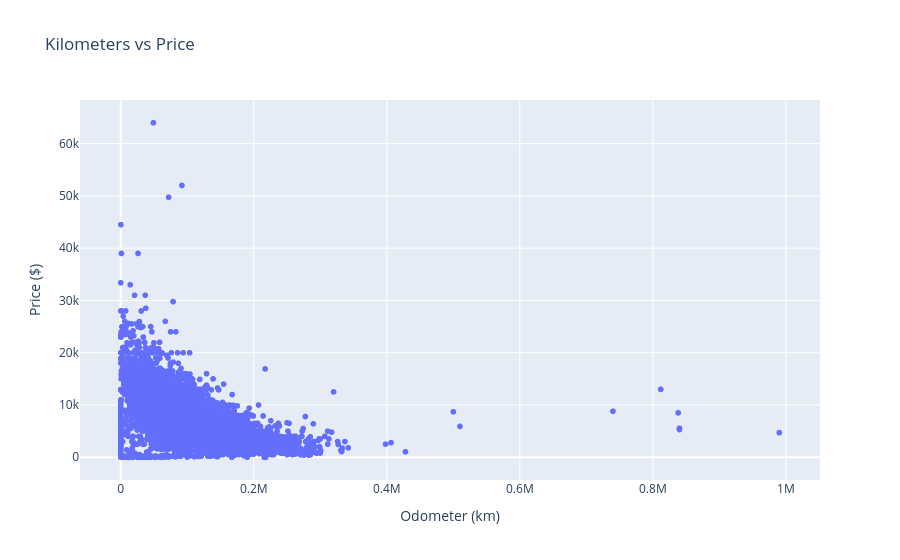

Notebook cell for this chart:
### Code cell
# Kilometers vs Price scatter plot
fig = px.scatter(
    vehicles_df[vehicles_df['type'] == 'sedan'],  # Filter outliers for better visualization
    x='odometer',
    y='price',
    title='Kilometers vs Price'
)

# Title and axis labels
fig.update_layout(
    xaxis_title='Odometer (km)',
    yaxis_title='Price ($)',
)

fig.show()

### Figure 1 — Plotly figure (JSON) as saved in the notebook; plotly's stock layout.template omitted (floating-point values rounded to 4 significant figures; data arrays with more than 128 entries replaced by an {"elided": "..."} marker saying what was removed)
{"data": [{"hovertemplate": "odometer=%{x}<br>price=%{y}<extra></extra>", "legendgroup": "", "marker": {"color": "#636efa", "symbol": "circle"}, "mode": "markers", "name": "", "showlegend": false, "type": "scattergl", "x": {"elided": "12154 float values"}, "xaxis": "x", "y": {"elided": "12154 int values"}, "yaxis": "y"}], "layout": {"legend": {"tracegroupgap": 0}, "title": {"text": "Kilometers vs Price"}, "xaxis": {"anchor": "y", "domain": [0, 1], "title": {"text": "Odometer (km)"}}, "yaxis": {"anchor": "x", "domain": [0, 1], "title": {"text": "Price ($)"}}}}
